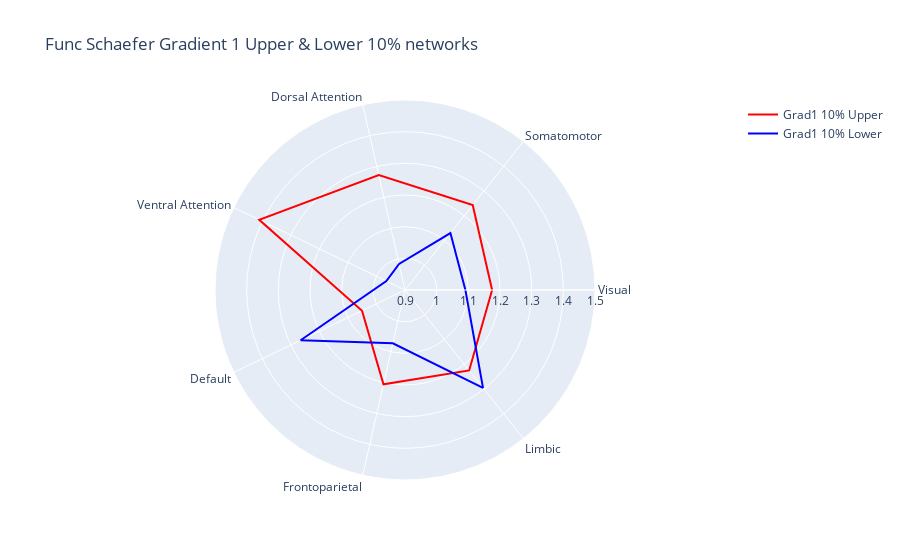

The cell this chart's notebook holds for it:
### Code cell
fig = go.Figure()

fig.add_trace(go.Scatterpolar(r=grad1_10_network_df['Grad1 10% Upper'].values.tolist() + grad1_10_network_df['Grad1 10% Upper'].values.tolist()[:1], theta=grad1_10_network_df['networks'].tolist() + grad1_10_network_df['networks'].tolist()[:1], mode = 'lines', line_color = 'red', name='Grad1 10% Upper'))
fig.add_trace(go.Scatterpolar(r=grad1_10_network_df['Grad1 10% Lower'].values.tolist() + grad1_10_network_df['Grad1 10% Lower'].values.tolist()[:1], theta=grad1_10_network_df['networks'].tolist() + grad1_10_network_df['networks'].tolist()[:1], mode = 'lines', line_color = 'blue', name='Grad1 10% Lower'))

fig.update_layout(polar=dict(radialaxis=dict(visible=True,range=[0.9, 1.5])),title = 'Func Schaefer Gradient 1 Upper & Lower 10% networks', showlegend=True)

fig.show()
fig.write_image(fig_path+'Func_Schaefer_Gradient1_Upper&Lower_10%_networks.png')

### Figure 1 — Plotly figure (JSON) as saved in the notebook; plotly's stock layout.template omitted (floating-point values rounded to 4 significant figures)
{"data": [{"line": {"color": "red"}, "mode": "lines", "name": "Grad1 10% Upper", "r": [1.175, 1.243, 1.272, 1.411, 1.051, 1.206, 1.225, 1.175], "theta": ["Visual", "Somatomotor", "Dorsal Attention", "Ventral Attention", "Default", "Frontoparietal", "Limbic", "Visual"], "type": "scatterpolar"}, {"line": {"color": "blue"}, "mode": "lines", "name": "Grad1 10% Lower", "r": [1.091, 1.13, 0.9843, 0.9654, 1.266, 1.073, 1.295, 1.091], "theta": ["Visual", "Somatomotor", "Dorsal Attention", "Ventral Attention", "Default", "Frontoparietal", "Limbic", "Visual"], "type": "scatterpolar"}], "layout": {"autosize": true, "polar": {"angularaxis": {"type": "category"}, "radialaxis": {"autorange": false, "range": [0.9, 1.5], "type": "linear", "visible": true}}, "showlegend": true, "title": {"text": "Func Schaefer Gradient 1 Upper & Lower 10% networks"}}}
